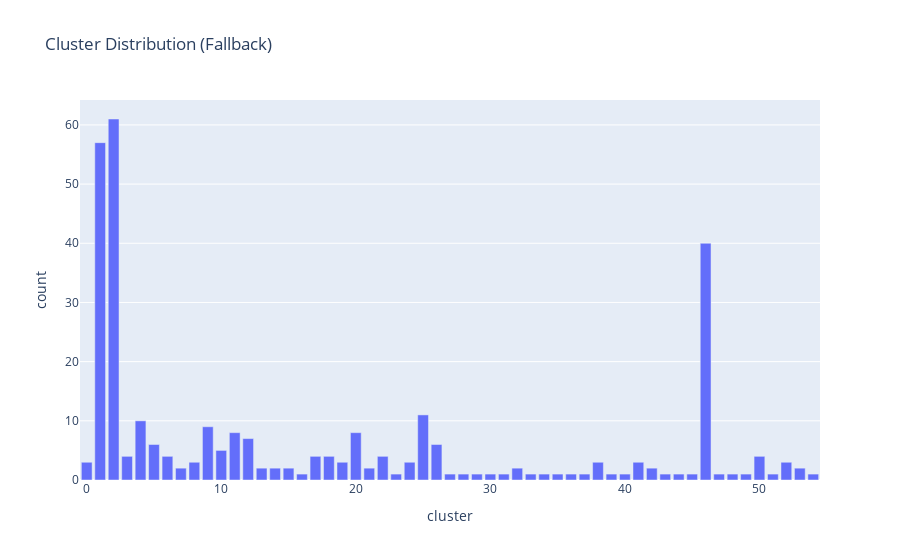

Notebook source saved alongside this figure:
### Code cell
# Create Treemap (with duplicate prevention fix)
if ENABLE_ADVANCED_VIZ:
    try:
        print("\n🌳 Creating treemap...")

        # FIX: Detect which sentiment column exists
        sentiment_cols = [c for c in df_clustered.columns if 'sentiment' in c.lower() and 'score' in c.lower()]
        if sentiment_cols:
            sentiment_col = sentiment_cols[0]  # Use first available sentiment score column
            print(f"   • Using sentiment column: {sentiment_col}")
        else:
            sentiment_col = None
            print("   • No sentiment column found, using article counts only")

        # FIX: Aggregate data first to prevent duplicates
        if sentiment_col:
            treemap_data = df_clustered.groupby(['cluster', 'location']).agg({
                sentiment_col: 'mean',
                'cluster': 'size'
            }).reset_index()
            treemap_data.columns = ['cluster', 'location', 'avg_sentiment', 'count']
        else:
            treemap_data = df_clustered.groupby(['cluster', 'location']).size().reset_index(name='count')
            treemap_data['avg_sentiment'] = 0

        print(f"   • Aggregated to {len(treemap_data)} unique cluster-location pairs")

        # Create treemap with validated data
        fig_treemap = advanced_viz.create_treemap_hierarchical(
            treemap_data,
            cluster_col='cluster',
            location_col='location',
            sentiment_col='avg_sentiment',
            sentiment_score_col='avg_sentiment',
            title='Hierarchical Regional Narrative Structure'
        )

        fig_treemap.show()
        print("\n💡 Treemap created successfully")

    except Exception as e:
        print(f"\n⚠️  Could not create Treemap: {e}")
        print("   Creating fallback visualization...")

        import plotly.express as px
        cluster_sizes = df_clustered['cluster'].value_counts().reset_index()
        cluster_sizes.columns = ['cluster', 'count']

        fig_simple = px.bar(
            cluster_sizes,
            x='cluster',
            y='count',
            title='Cluster Distribution (Fallback)'
        )
        fig_simple.show()
else:
    print("⏭️  Treemap skipped (advanced viz disabled)")

### Figure 1 — Plotly figure (JSON) as saved in the notebook; plotly's stock layout.template omitted (floating-point values rounded to 4 significant figures)
{"data": [{"hovertemplate": "cluster=%{x}<br>count=%{y}<extra></extra>", "legendgroup": "", "marker": {"color": "#636efa", "pattern": {"shape": ""}}, "name": "", "orientation": "v", "showlegend": false, "textposition": "auto", "type": "bar", "x": [2, 1, 46, 25, 4, 9, 20, 11, 12, 26, 5, 10, 18, 22, 6, 17, 50, 3, 24, 0, 38, 52, 41, 19, 8, 13, 14, 7, 21, 32, 15, 53, 42, 51, 45, 16, 36, 44, 35, 43, 27, 23, 29, 48, 31, 47, 49, 30, 33, 39, 34, 40, 37, 54, 28], "xaxis": "x", "y": [61, 57, 40, 11, 10, 9, 8, 8, 7, 6, 6, 5, 4, 4, 4, 4, 4, 4, 3, 3, 3, 3, 3, 3, 3, 2, 2, 2, 2, 2, 2, 2, 2, 1, 1, 1, 1, 1, 1, 1, 1, 1, 1, 1, 1, 1, 1, 1, 1, 1, 1, 1, 1, 1, 1], "yaxis": "y"}], "layout": {"barmode": "relative", "legend": {"tracegroupgap": 0}, "title": {"text": "Cluster Distribution (Fallback)"}, "xaxis": {"anchor": "y", "domain": [0, 1], "title": {"text": "cluster"}}, "yaxis": {"anchor": "x", "domain": [0, 1], "title": {"text": "count"}}}}
